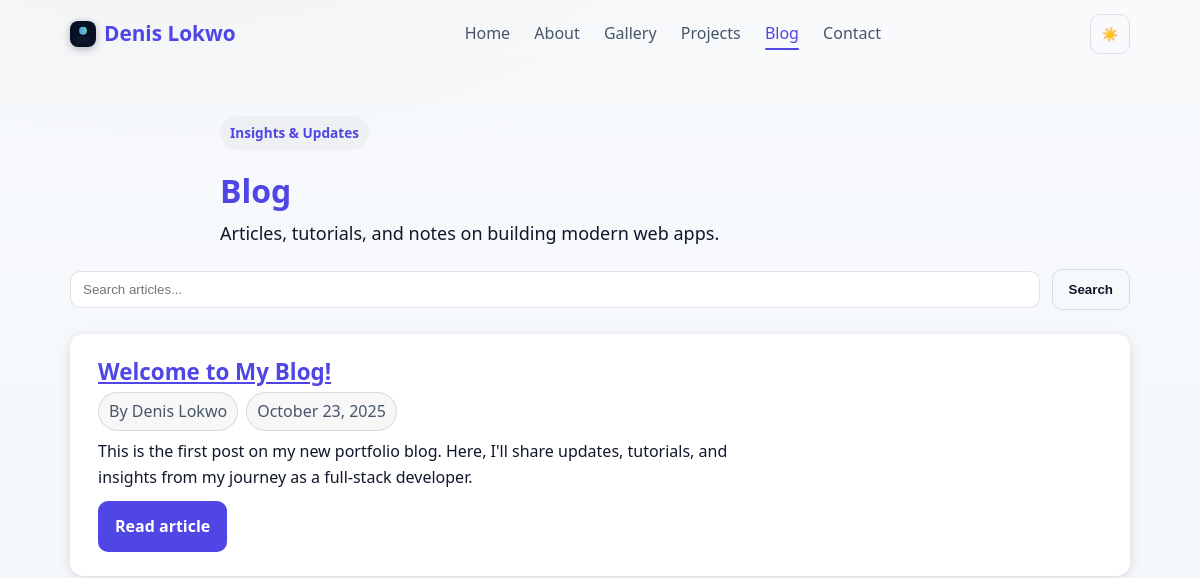
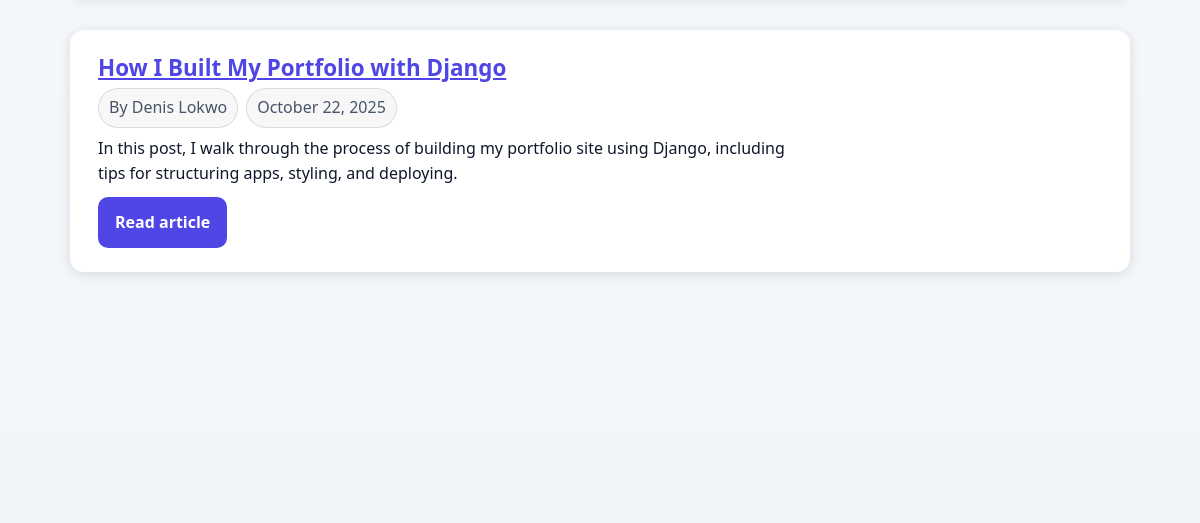
The page /blog/ (upper part) on the database as committed earlier (2 pictures, top to bottom).
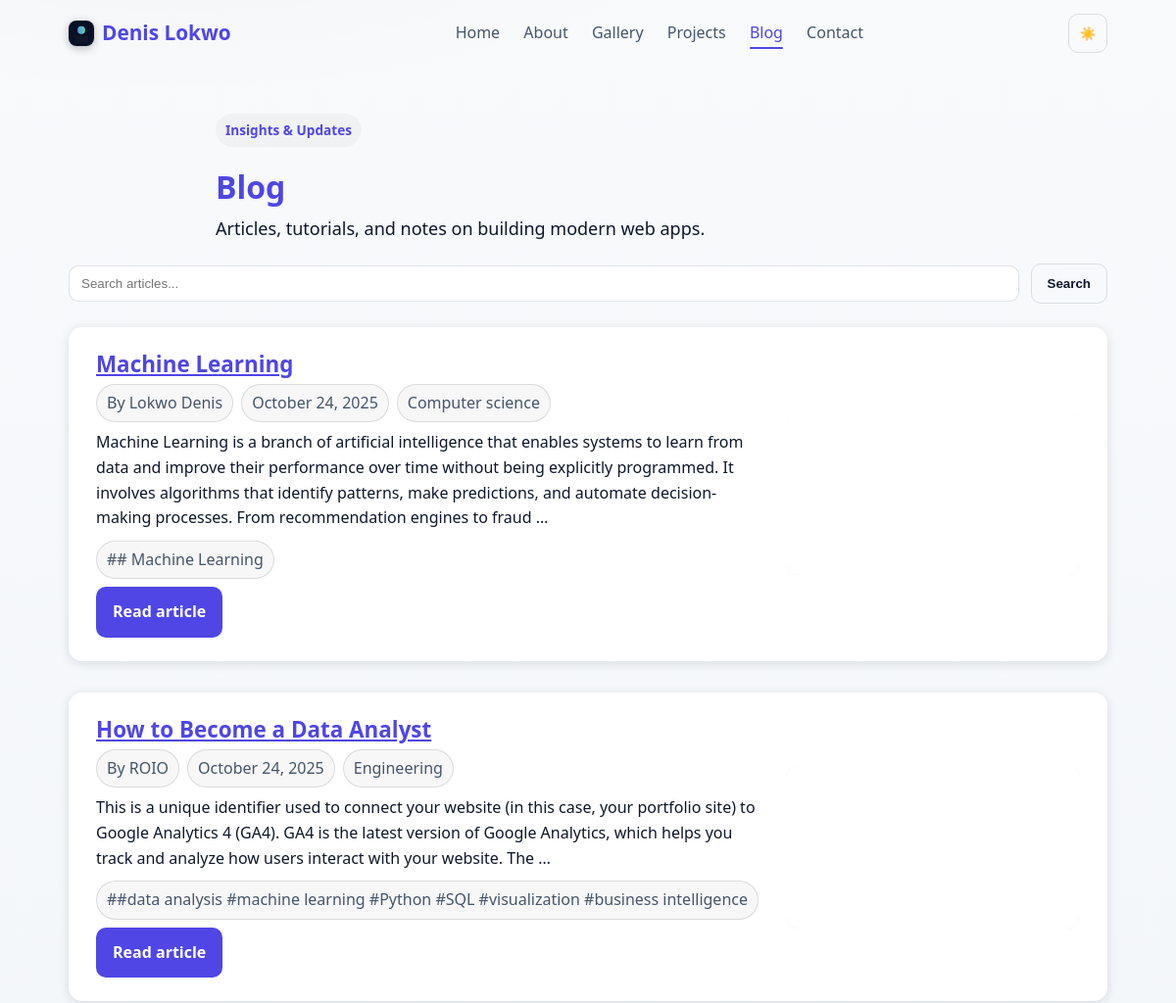
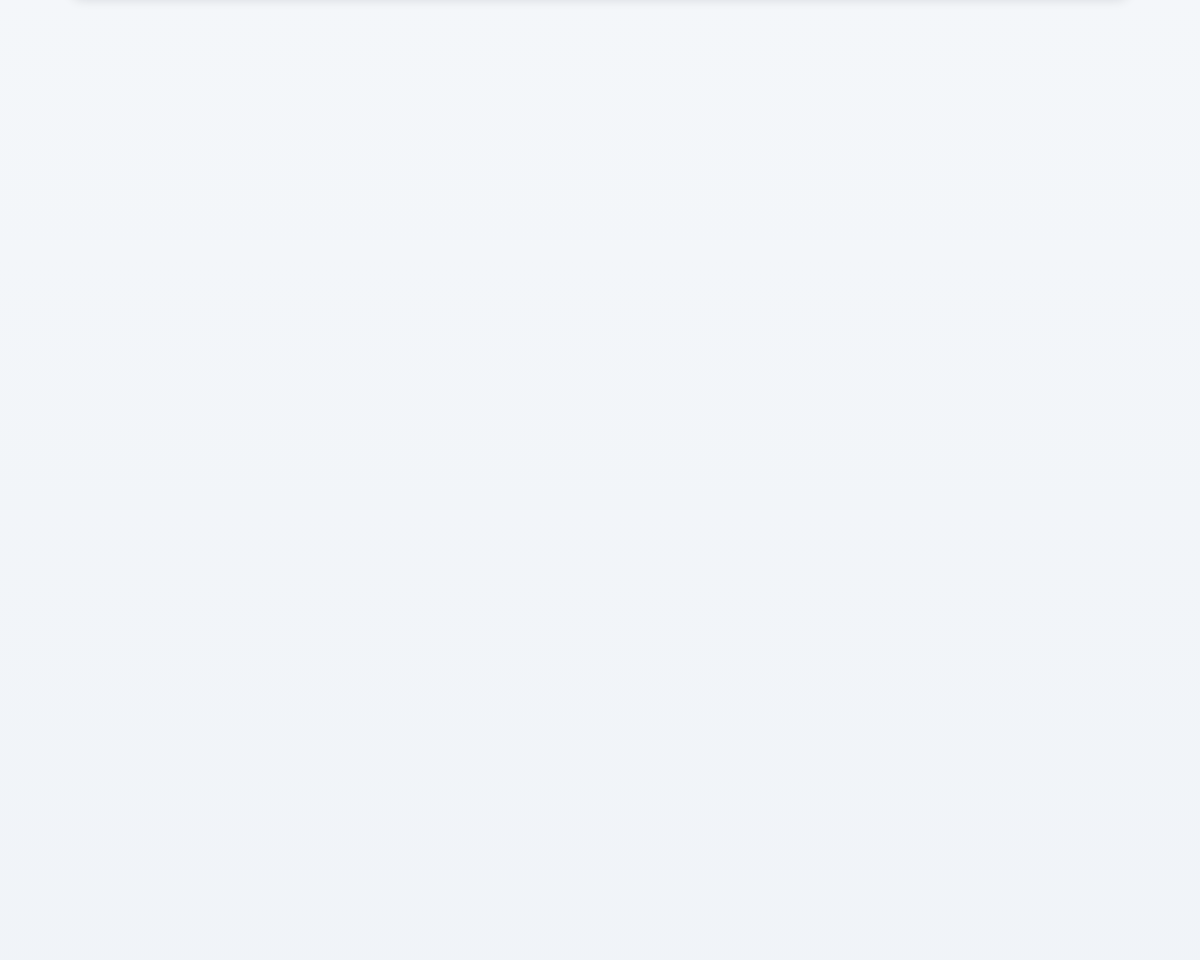
The same page on the database as committed later (2 pictures, top to bottom).
### blog/models.py (models this page shows, shortened)
class Post(models.Model):
    title = models.CharField(max_length=200)
    slug = models.SlugField(unique=True)
    key = models.UUIDField(default=uuid.uuid4, unique=True, editable=False, null=True)
    author = models.CharField(max_length=100)
    content = models.TextField()
    category = models.CharField(max_length=100, blank=True, help_text="Optional category e.g. Engineering, Tutorial")
    tags = models.TextField(blank=True, help_text="Comma-separated tags, e.g. django, performance, testing")
    thumbnail = models.ImageField(upload_to='blog/', blank=True, null=True)
    created_at = models.DateTimeField(default=timezone.now)
    updated_at = models.DateTimeField(auto_now=True)
    published = models.BooleanField(default=True)
    class Meta:
        ordering = ['-created_at']
    def get_absolute_url(self):
        return reverse('blog:post_detail', args=[self.slug])
    @property
    def tag_list(self):
        if not self.tags:
            return []
        return [t.strip() for t in self.tags.split(',') if t.strip()]

### blog/views.py (the view, shortened to what this page needs)
# urls.py: path('', views.post_list, name='post_list'),
@cache_page(60 * 10)
def post_list(request):
    q = request.GET.get('q', '').strip()
    posts_qs = Post.objects.filter(published=True)
    paginator = Paginator(posts_qs, 6)
    page_number = request.GET.get('page')
    page_obj = paginator.get_page(page_number)
    return render(request, 'blog/post_list.html', {'page_obj': page_obj, 'q': q, 'posts': page_obj.object_list})

### portfolio/context_processors.py (called while the page is built)
def analytics(request):
    cal = getattr(settings, 'CALENDLY_URL', '')
    try:
        SiteSettings = apps.get_model('portfolio', 'SiteSettings')
        obj = SiteSettings.objects.first()
        if obj and getattr(obj, 'calendly_url', ''):
            cal = obj.calendly_url
    except Exception:
        pass
    return {
        'GA_MEASUREMENT_ID': getattr(settings, 'GA_MEASUREMENT_ID', None),
        'CALENDLY_URL': cal,
    }

### portfolio/templatetags/site_extras.py (called while the page is built)
@register.simple_tag(takes_context=True)
def absolute_static(context, path: str) -> str:
    try:
        url = static(path)
    except Exception:
        url = path
    request = context.get('request')
    if request:
        try:
            return request.build_absolute_uri(url)
        except Exception:
            return url
    return url

@register.filter(name="get")
def get_item(obj, key):
    try:
        if obj is None or key is None:
            return None
        if isinstance(obj, dict):
            return obj.get(key)
        return getattr(obj, str(key), None)
    except Exception:
        return None

### blog/templates/blog/post_list.html (shortened to what this page needs)
{% extends 'base.html' %}
{% load static site_extras %}
{% block content %}
<section class="blog-list container">
    <header class="contact-hero" style="margin-bottom:16px;">
        <span class="eyebrow">Insights & Updates</span>
        <h2 class="title" style="margin:4px 0 8px">Blog</h2>
        <p class="lead">Articles, tutorials, and notes on building modern web apps.</p>
    </header>
    <form method="get" class="project-filter" style="margin:0 0 24px;display:flex;gap:12px;flex-wrap:wrap">
        <input type="text" name="q" value="{{ q }}" placeholder="Search articles..." style="padding:10px 12px;border-radius:10px;border:1px solid var(--border);min-width:220px;flex:1">
        <button type="submit" class="btn secondary">Search</button>
    </form>
    {% for post in posts %}
        <article class="blog-post">
            <div class="bc-grid">
                <div class="bc-content">
                    <h3 style="margin:0 0 6px"><a href="{{ post.get_absolute_url }}">{{ post.title }}</a></h3>
                    <div class="badge-list" style="margin-bottom:8px">
                        <span class="chip">By {{ post.author }}</span>
                        <span class="chip">{{ post.created_at|date:"F j, Y" }}</span>
                        {% if post.category %}<a class="chip" href="{% url 'blog:post_list_by_category' category=post.category|slugify %}">{{ post.category }}</a>{% endif %}
                    </div>
                    <p style="margin:0 0 10px">{{ post.content|truncatewords:42 }}</p>
                    {% with tags=post.tag_list %}
                    {% if tags %}
                    <div class="badge-list" aria-label="Tags">
                        {% for t in tags %}
                        <a class="chip" href="{% url 'blog:post_list_by_tag' tag=t|slugify %}">#{{ t }}</a>
                        {% endfor %}
                    </div>
                    {% endif %}
                    {% endwith %}
                    <div style="display:flex;gap:10px;flex-wrap:wrap;margin-top:8px">
                        <a class="btn" href="{{ post.get_absolute_url }}">Read article</a>
                    </div>
                </div>
                {% if post.thumbnail %}
                <div class="bc-media">
                    <a href="{{ post.get_absolute_url }}" aria-label="View {{ post.title }}">
                        <img src="{{ post.thumbnail.url }}" alt="{{ post.title }} thumbnail" loading="lazy" decoding="async" fetchpriority="low" width="{{ post.thumbnail.width }}" height="{{ post.thumbnail.height }}" sizes="(max-width: 880px) 100vw, 300px">
                    </a>
                </div>
                {% endif %}
            </div>
        </article>
    {% empty %}
        <p>No blog posts found.</p>
    {% endfor %}
</section>
{% endblock %}

Rows that differ between the two databases and show on the page:
no longer on this page (row edited): Post: title "Welcome to My Blog!", author "Denis Lokwo", created_at "October 23, 2025", content "This is the first post on my new portfolio blog. Here, I'll share updates, tutorials, and insights from my journey as a full-stack developer."
no longer on this page (row edited): Post: title "How I Built My Portfolio with Django", author "Denis Lokwo", created_at "October 22, 2025", content "In this post, I walk through the process of building my portfolio site using Django, including tips for structuring apps, styling, and deploying."
added Post: title "Machine Learning", author "Lokwo Denis", created_at "October 24, 2025", category "Computer science", content "Machine Learning is a branch of artificial intelligence that enables systems to learn from data and improve their performance over time without being explicitly programmed. It involves algorithms that identify patterns, make predictions, and automate decision-making processes. From recommendation engines to fraud …", tags "# Machine Learning", thumbnail (picture)
added Post: title "How to Become a Data Analyst", author "ROIO", created_at "October 24, 2025", category "Engineering", content "This is a unique identifier used to connect your website (in this case, your portfolio site) to Google Analytics 4 (GA4). GA4 is the latest version of Google Analytics, which helps you track and analyze how users interact with your website. The …", tags "#data analysis #machine learning #Python #SQL #visualization #business intelligence", thumbnail (picture)
